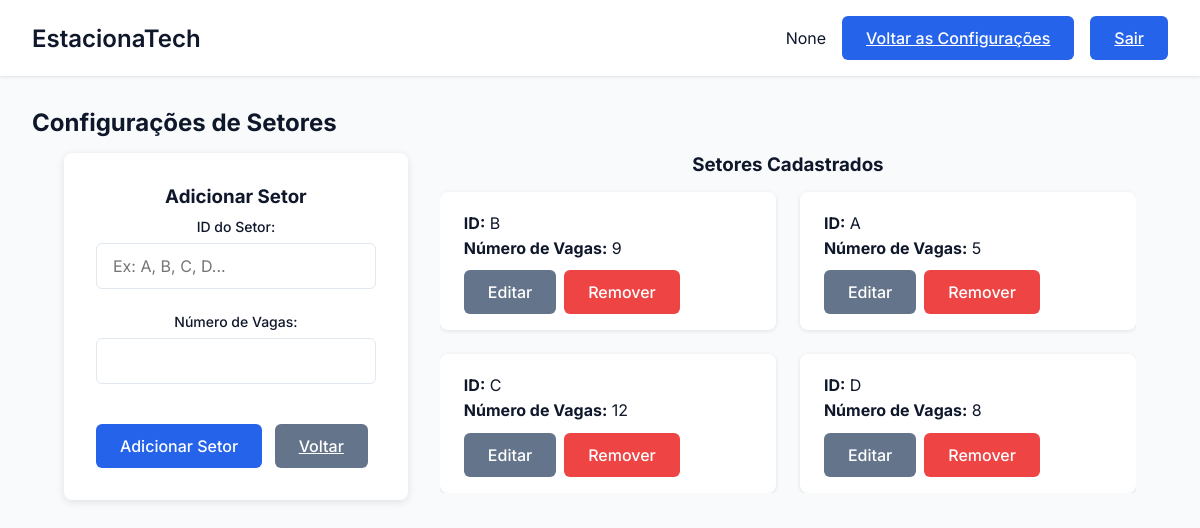
/setor/config_setores, run on the app's committed database.
### tables this page shows
CREATE TABLE Setor (
        id_setor TEXT PRIMARY KEY,
        n_vagas INTEGER NOT NULL
    );

### EstacionaTech/routes/setor_routes.py (the view)
@setor_bp.route('/config_setores')
def config_setores():
    setores = SetorController.listar_setores()
    return render_template('config_setores.html', setores=setores)

### EstacionaTech/controllers/setor_controller.py (called while the page is built)
    @staticmethod
    def listar_setores():
        setores = Setor.listar_todos()
        return setores

### EstacionaTech/database/database.py (called while the page is built)
def conectar():
    diretorio_db = "EstacionaTech/database"
    if not os.path.exists(diretorio_db):
        os.makedirs(diretorio_db)  # Criar diretório caso não exista
    return sqlite3.connect(f"{diretorio_db}/estacionatech.db")

### EstacionaTech/models/setor.py (called while the page is built)
    def listar_todos():
        conn = conectar()
        cursor = conn.cursor()
        cursor.execute("SELECT * FROM Setor")
        setores = cursor.fetchall()
        conn.close()
        return setores

### EstacionaTech/templates/config_setores.html (shortened to what this page needs)
<!DOCTYPE html>
<html lang="pt-BR">
<head>
    <link rel="stylesheet" href="{{ url_for('static', filename='css/estilo.css') }}">
    <link rel="stylesheet" href="{{ url_for('static', filename='css/setores.css') }}">
</head>
<body>
    <div class="dashboard">
        <header class="dashboard-header">
            <nav class="dashboard-nav container">
                <h1 class="dashboard-title">EstacionaTech</h1>
                <div class="dashboard-user">
                    <span>{{ session.get('nome') }}</span>
                    <a href="{{ url_for('admin.configuracoes_admin') }}" class="btn btn-primary">Voltar as Configurações</a>
                    <a href="{{ url_for('auth.logout') }}" class="btn btn-primary">Sair</a>
                </div>
            </nav>
        </header>
        <main class="dashboard-content container">
            <h2>Configurações de Setores</h2>
            <div class="setores-layout">
                <div class="form-container">
                    <div class="dashboard-card">
                        <h3>Adicionar Setor</h3>
                        <form action="{{ url_for('setor.adicionar_setor') }}" method="POST" class="form">
                            <div class="form-group">
                                <label class="form-label" for="id_setor">ID do Setor:</label>
                                <input class="form-input" type="text" id="id_setor" name="id_setor" required placeholder="Ex: A, B, C, D...">
                            </div>
                            <div class="form-group">
                                <label class="form-label" for="n_vagas">Número de Vagas:</label>
                                <input class="form-input" type="number" id="n_vagas" name="n_vagas" required min="1">
                            </div>
                            <button type="submit" class="btn btn-primary">Adicionar Setor</button>
                            <a href="{{ url_for('configadm.configuracoes_admin') }}" class="btn btn-secondary">Voltar</a>
                        </form>
                    </div>
                </div>
                <div class="table-container">
                    <h3 class="section-title">Setores Cadastrados</h3>
                    {% if setores and setores|length > 0 %}
                        <div class="setores-grid">
                          {% for setor in setores %}
                            <div class="setor-card">
                              <p><strong>ID:</strong> {{ setor[0] }}</p>
                              <p><strong>Número de Vagas:</strong> {{ setor[1] }}</p>
                              <div class="botoes-acoes">
                                <button class="btn btn-secondary" onclick="openEditModal('{{ setor[0] }}', {{ setor[1] }})">Editar</button>
                                <form action="{{ url_for('setor.remover_setor') }}" method="POST" class="inline-form">
                                  <button type="submit" class="btn btn-danger" onclick="return confirm('Tem certeza que deseja remover o setor {{ setor[0] }}?')">Remover</button>
                                </form>
                              </div>
                            </div>
                          {% endfor %}
                        </div>
                    {% else %}
                        <p class="no-data">Nenhum setor cadastrado.</p>
                    {% endif %}
                </div>
            </div>
        </main>
    </div>
</body>
</html>

### EstacionaTech/static/css/estilo.css (style rules this page uses)
* { margin: 0; padding: 0; box-sizing: border-box; font-family: 'Inter', sans-serif; }
:root { --primary: #2563eb; --primary-dark: #1d4ed8; --secondary: #64748b; --danger: #ef4444; --success: #22c55e; --background: #f8fafc; --surface: #ffffff; --text: #0f172a; --text-light: #64748b; }
body { background-color: var(--background); color: var(--text); min-height: 100vh; }
.container { max-width: 1200px; margin: 0 auto; padding: 0 1rem; }
.form-group { margin-bottom: 1.5rem; }
.form-label { display: block; font-size: 0.875rem; font-weight: 500; margin-bottom: 0.5rem; color: var(--text); }
.form-input { width: 100%; padding: 0.75rem 1rem; border: 1px solid #e2e8f0; border-radius: 6px; font-size: 1rem; transition: all 0.2s; }
.btn { display: inline-flex; align-items: center; justify-content: center; padding: 0.75rem 1.5rem; font-size: 1rem; font-weight: 500; border-radius: 6px; cursor: pointer; transition: all 0.2s; border: none; }
.btn-primary { background-color: var(--primary); color: white; }
.dashboard { min-height: 100vh; display: grid; grid-template-rows: auto 1fr; }
.dashboard-header { background: var(--surface); padding: 1rem; box-shadow: 0 1px 3px 0 rgb(0 0 0 / 0.1); }
.dashboard-nav { display: flex; justify-content: space-between; align-items: center; }
.dashboard-title { font-size: 1.5rem; font-weight: 600; }
.dashboard-user { display: flex; align-items: center; gap: 1rem; }
.dashboard-content { padding: 2rem; }
.dashboard-content h2 { margin-bottom: 1rem; }
.dashboard-card { background-color: var(--surface); padding: 2rem; border-radius: 8px; box-shadow: 0 2px 8px rgba(0,0,0,0.1); display: flex; flex-direction: column; align-items: center; text-align: center; }
.dashboard-card h3 { margin-bottom: 10px; }

### EstacionaTech/static/css/setores.css (style rules this page uses)
.section-title { margin-top: 2rem; margin-bottom: 1rem; }
.table-container { overflow-x: auto; margin-bottom: 2rem; }
.btn-secondary { background-color: var(--secondary); color: white; }
.btn-danger { background-color: var(--danger); color: white; }
.inline-form { display: inline; }
.setores-layout { display: grid; grid-template-columns: auto 1fr; gap: 2rem; margin-top: 1rem; width: 100%; max-width: 1200px; padding: 0 2rem; align-items: start; justify-content: center; }
.form-container { flex: 1; min-width: 300px; max-width: 400px; }
.table-container { margin-top: 0; }
.table-container h3.section-title { margin-top: 0rem; margin-bottom: 1rem; text-align: center; }
.form .btn { margin-top: 1rem; margin-right: 0.5rem; }
.setores-grid { display: flex; flex-wrap: wrap; gap: 1.5rem; justify-content: flex-start; }
.setor-card { background-color: var(--surface); border-radius: 8px; box-shadow: 0 1px 4px rgba(0, 0, 0, 0.1); padding: 1rem 1.5rem; flex: 1 1 calc(50% - 1.5rem); max-width: 100%; box-sizing: border-box; }
.setor-card p { margin: 0.3rem 0; }
.botoes-acoes { display: flex; gap: 0.5rem; margin-top: 0.8rem; flex-wrap: wrap; }
.dashboard-content { padding: 2rem; }

### data on the page
Setor: id_setor "B", n_vagas "9"
Setor: id_setor "A", n_vagas "5"
Setor: id_setor "C", n_vagas "12"
Setor: id_setor "D", n_vagas "8"

### other printed values
{{ session.get('nome') }} "None"
